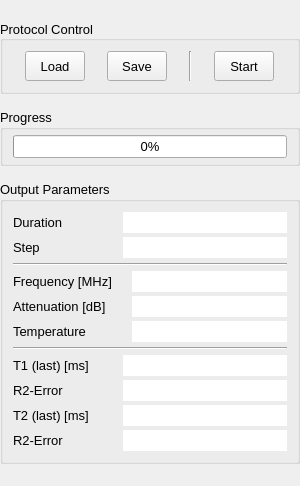
<?xml version="1.0" encoding="UTF-8"?>
<ui version="4.0">
 <class>ccRelaxometerWidget</class>
 <widget class="QWidget" name="ccRelaxometerWidget">
  <property name="geometry">
   <rect>
    <x>0</x>
    <y>0</y>
    <width>300</width>
    <height>486</height>
   </rect>
  </property>
  <property name="sizePolicy">
   <sizepolicy hsizetype="Fixed" vsizetype="Minimum">
    <horstretch>0</horstretch>
    <verstretch>0</verstretch>
   </sizepolicy>
  </property>
  <property name="minimumSize">
   <size>
    <width>300</width>
    <height>0</height>
   </size>
  </property>
  <property name="maximumSize">
   <size>
    <width>300</width>
    <height>16777215</height>
   </size>
  </property>
  <property name="windowTitle">
   <string>Form</string>
  </property>
  <layout class="QVBoxLayout" name="verticalLayout">
   <property name="spacing">
    <number>15</number>
   </property>
   <property name="leftMargin">
    <number>0</number>
   </property>
   <property name="topMargin">
    <number>20</number>
   </property>
   <property name="rightMargin">
    <number>0</number>
   </property>
   <property name="bottomMargin">
    <number>0</number>
   </property>
   <item>
    <widget class="QGroupBox" name="protocol_controls">
     <property name="sizePolicy">
      <sizepolicy hsizetype="Expanding" vsizetype="Minimum">
       <horstretch>0</horstretch>
       <verstretch>0</verstretch>
      </sizepolicy>
     </property>
     <property name="font">
      <font>
       <pointsize>10</pointsize>
      </font>
     </property>
     <property name="title">
      <string>Protocol Control</string>
     </property>
     <property name="alignment">
      <set>Qt::AlignLeading|Qt::AlignLeft|Qt::AlignVCenter</set>
     </property>
     <layout class="QVBoxLayout" name="verticalLayout_3">
      <property name="spacing">
       <number>5</number>
      </property>
      <property name="leftMargin">
       <number>10</number>
      </property>
      <property name="topMargin">
       <number>10</number>
      </property>
      <property name="rightMargin">
       <number>10</number>
      </property>
      <property name="bottomMargin">
       <number>10</number>
      </property>
      <item>
       <layout class="QHBoxLayout" name="horizontalLayout">
        <property name="spacing">
         <number>10</number>
        </property>
        <item>
         <widget class="QPushButton" name="load_btn">
          <property name="sizePolicy">
           <sizepolicy hsizetype="Fixed" vsizetype="Fixed">
            <horstretch>0</horstretch>
            <verstretch>0</verstretch>
           </sizepolicy>
          </property>
          <property name="minimumSize">
           <size>
            <width>60</width>
            <height>30</height>
           </size>
          </property>
          <property name="maximumSize">
           <size>
            <width>60</width>
            <height>30</height>
           </size>
          </property>
          <property name="font">
           <font>
            <pointsize>10</pointsize>
           </font>
          </property>
          <property name="text">
           <string>Load</string>
          </property>
         </widget>
        </item>
        <item>
         <widget class="QPushButton" name="save_btn">
          <property name="sizePolicy">
           <sizepolicy hsizetype="Fixed" vsizetype="Fixed">
            <horstretch>0</horstretch>
            <verstretch>0</verstretch>
           </sizepolicy>
          </property>
          <property name="minimumSize">
           <size>
            <width>60</width>
            <height>30</height>
           </size>
          </property>
          <property name="maximumSize">
           <size>
            <width>60</width>
            <height>30</height>
           </size>
          </property>
          <property name="font">
           <font>
            <pointsize>10</pointsize>
           </font>
          </property>
          <property name="text">
           <string>Save</string>
          </property>
         </widget>
        </item>
        <item>
         <widget class="Line" name="line_3">
          <property name="orientation">
           <enum>Qt::Vertical</enum>
          </property>
         </widget>
        </item>
        <item>
         <widget class="QPushButton" name="start_btn">
          <property name="sizePolicy">
           <sizepolicy hsizetype="Fixed" vsizetype="Fixed">
            <horstretch>0</horstretch>
            <verstretch>0</verstretch>
           </sizepolicy>
          </property>
          <property name="minimumSize">
           <size>
            <width>60</width>
            <height>30</height>
           </size>
          </property>
          <property name="maximumSize">
           <size>
            <width>60</width>
            <height>30</height>
           </size>
          </property>
          <property name="font">
           <font>
            <pointsize>10</pointsize>
           </font>
          </property>
          <property name="text">
           <string>Start</string>
          </property>
         </widget>
        </item>
       </layout>
      </item>
     </layout>
    </widget>
   </item>
   <item>
    <widget class="QGroupBox" name="groupBox">
     <property name="sizePolicy">
      <sizepolicy hsizetype="Expanding" vsizetype="Minimum">
       <horstretch>0</horstretch>
       <verstretch>0</verstretch>
      </sizepolicy>
     </property>
     <property name="font">
      <font>
       <pointsize>10</pointsize>
      </font>
     </property>
     <property name="title">
      <string>Progress</string>
     </property>
     <layout class="QHBoxLayout" name="horizontalLayout_3">
      <property name="spacing">
       <number>5</number>
      </property>
      <property name="leftMargin">
       <number>10</number>
      </property>
      <property name="topMargin">
       <number>5</number>
      </property>
      <property name="rightMargin">
       <number>10</number>
      </property>
      <property name="bottomMargin">
       <number>5</number>
      </property>
      <item>
       <widget class="QProgressBar" name="execProgress">
        <property name="value">
         <number>0</number>
        </property>
        <property name="textVisible">
         <bool>true</bool>
        </property>
       </widget>
      </item>
     </layout>
    </widget>
   </item>
   <item>
    <widget class="QGroupBox" name="OutputWidget">
     <property name="sizePolicy">
      <sizepolicy hsizetype="Expanding" vsizetype="Minimum">
       <horstretch>0</horstretch>
       <verstretch>0</verstretch>
      </sizepolicy>
     </property>
     <property name="font">
      <font>
       <pointsize>10</pointsize>
      </font>
     </property>
     <property name="title">
      <string>Output Parameters</string>
     </property>
     <layout class="QVBoxLayout" name="verticalLayout_2">
      <property name="spacing">
       <number>5</number>
      </property>
      <property name="leftMargin">
       <number>10</number>
      </property>
      <property name="topMargin">
       <number>10</number>
      </property>
      <property name="rightMargin">
       <number>10</number>
      </property>
      <property name="bottomMargin">
       <number>10</number>
      </property>
      <item>
       <layout class="QFormLayout" name="scan">
        <property name="fieldGrowthPolicy">
         <enum>QFormLayout::ExpandingFieldsGrow</enum>
        </property>
        <property name="horizontalSpacing">
         <number>20</number>
        </property>
        <property name="verticalSpacing">
         <number>4</number>
        </property>
        <item row="0" column="0">
         <widget class="QLabel" name="peakLabel">
          <property name="sizePolicy">
           <sizepolicy hsizetype="Minimum" vsizetype="Preferred">
            <horstretch>0</horstretch>
            <verstretch>0</verstretch>
           </sizepolicy>
          </property>
          <property name="minimumSize">
           <size>
            <width>90</width>
            <height>0</height>
           </size>
          </property>
          <property name="font">
           <font>
            <pointsize>10</pointsize>
            <weight>50</weight>
            <bold>false</bold>
           </font>
          </property>
          <property name="text">
           <string>Duration</string>
          </property>
          <property name="alignment">
           <set>Qt::AlignLeading|Qt::AlignLeft|Qt::AlignVCenter</set>
          </property>
         </widget>
        </item>
        <item row="0" column="1">
         <widget class="QLineEdit" name="dur_output">
          <property name="sizePolicy">
           <sizepolicy hsizetype="Expanding" vsizetype="Fixed">
            <horstretch>0</horstretch>
            <verstretch>0</verstretch>
           </sizepolicy>
          </property>
          <property name="minimumSize">
           <size>
            <width>80</width>
            <height>18</height>
           </size>
          </property>
          <property name="maximumSize">
           <size>
            <width>16777215</width>
            <height>25</height>
           </size>
          </property>
          <property name="font">
           <font>
            <pointsize>10</pointsize>
            <weight>50</weight>
            <bold>false</bold>
           </font>
          </property>
          <property name="mouseTracking">
           <bool>false</bool>
          </property>
          <property name="frame">
           <bool>false</bool>
          </property>
          <property name="alignment">
           <set>Qt::AlignRight|Qt::AlignTrailing|Qt::AlignVCenter</set>
          </property>
          <property name="readOnly">
           <bool>true</bool>
          </property>
         </widget>
        </item>
        <item row="1" column="0">
         <widget class="QLabel" name="label_4">
          <property name="minimumSize">
           <size>
            <width>90</width>
            <height>0</height>
           </size>
          </property>
          <property name="font">
           <font>
            <pointsize>10</pointsize>
           </font>
          </property>
          <property name="text">
           <string>Step</string>
          </property>
         </widget>
        </item>
        <item row="1" column="1">
         <widget class="QLineEdit" name="step_output">
          <property name="minimumSize">
           <size>
            <width>80</width>
            <height>18</height>
           </size>
          </property>
          <property name="maximumSize">
           <size>
            <width>16777215</width>
            <height>25</height>
           </size>
          </property>
          <property name="frame">
           <bool>false</bool>
          </property>
          <property name="alignment">
           <set>Qt::AlignRight|Qt::AlignTrailing|Qt::AlignVCenter</set>
          </property>
         </widget>
        </item>
       </layout>
      </item>
      <item>
       <widget class="Line" name="line_2">
        <property name="orientation">
         <enum>Qt::Horizontal</enum>
        </property>
       </widget>
      </item>
      <item>
       <layout class="QFormLayout" name="measurement">
        <property name="fieldGrowthPolicy">
         <enum>QFormLayout::ExpandingFieldsGrow</enum>
        </property>
        <property name="rowWrapPolicy">
         <enum>QFormLayout::DontWrapRows</enum>
        </property>
        <property name="horizontalSpacing">
         <number>20</number>
        </property>
        <property name="verticalSpacing">
         <number>4</number>
        </property>
        <property name="leftMargin">
         <number>0</number>
        </property>
        <property name="topMargin">
         <number>0</number>
        </property>
        <property name="rightMargin">
         <number>0</number>
        </property>
        <property name="bottomMargin">
         <number>0</number>
        </property>
        <item row="0" column="0">
         <widget class="QLabel" name="freqLabel">
          <property name="sizePolicy">
           <sizepolicy hsizetype="Minimum" vsizetype="Preferred">
            <horstretch>0</horstretch>
            <verstretch>0</verstretch>
           </sizepolicy>
          </property>
          <property name="minimumSize">
           <size>
            <width>90</width>
            <height>0</height>
           </size>
          </property>
          <property name="font">
           <font>
            <pointsize>10</pointsize>
            <weight>50</weight>
            <bold>false</bold>
           </font>
          </property>
          <property name="text">
           <string>Frequency [MHz]</string>
          </property>
          <property name="alignment">
           <set>Qt::AlignLeading|Qt::AlignLeft|Qt::AlignVCenter</set>
          </property>
         </widget>
        </item>
        <item row="0" column="1">
         <widget class="QLineEdit" name="freq_output">
          <property name="sizePolicy">
           <sizepolicy hsizetype="Expanding" vsizetype="Fixed">
            <horstretch>0</horstretch>
            <verstretch>0</verstretch>
           </sizepolicy>
          </property>
          <property name="minimumSize">
           <size>
            <width>80</width>
            <height>18</height>
           </size>
          </property>
          <property name="maximumSize">
           <size>
            <width>16777215</width>
            <height>25</height>
           </size>
          </property>
          <property name="font">
           <font>
            <pointsize>10</pointsize>
            <weight>50</weight>
            <bold>false</bold>
           </font>
          </property>
          <property name="mouseTracking">
           <bool>false</bool>
          </property>
          <property name="frame">
           <bool>false</bool>
          </property>
          <property name="alignment">
           <set>Qt::AlignRight|Qt::AlignTrailing|Qt::AlignVCenter</set>
          </property>
          <property name="readOnly">
           <bool>true</bool>
          </property>
          <property name="cursorMoveStyle">
           <enum>Qt::LogicalMoveStyle</enum>
          </property>
         </widget>
        </item>
        <item row="1" column="0">
         <widget class="QLabel" name="atLabel">
          <property name="sizePolicy">
           <sizepolicy hsizetype="Minimum" vsizetype="Preferred">
            <horstretch>0</horstretch>
            <verstretch>0</verstretch>
           </sizepolicy>
          </property>
          <property name="minimumSize">
           <size>
            <width>90</width>
            <height>0</height>
           </size>
          </property>
          <property name="font">
           <font>
            <pointsize>10</pointsize>
            <weight>50</weight>
            <bold>false</bold>
           </font>
          </property>
          <property name="text">
           <string>Attenuation [dB]</string>
          </property>
          <property name="alignment">
           <set>Qt::AlignLeading|Qt::AlignLeft|Qt::AlignVCenter</set>
          </property>
         </widget>
        </item>
        <item row="1" column="1">
         <widget class="QLineEdit" name="at_output">
          <property name="sizePolicy">
           <sizepolicy hsizetype="Expanding" vsizetype="Fixed">
            <horstretch>0</horstretch>
            <verstretch>0</verstretch>
           </sizepolicy>
          </property>
          <property name="minimumSize">
           <size>
            <width>80</width>
            <height>18</height>
           </size>
          </property>
          <property name="maximumSize">
           <size>
            <width>16777215</width>
            <height>25</height>
           </size>
          </property>
          <property name="font">
           <font>
            <pointsize>10</pointsize>
            <weight>50</weight>
            <bold>false</bold>
           </font>
          </property>
          <property name="mouseTracking">
           <bool>false</bool>
          </property>
          <property name="frame">
           <bool>false</bool>
          </property>
          <property name="alignment">
           <set>Qt::AlignRight|Qt::AlignTrailing|Qt::AlignVCenter</set>
          </property>
          <property name="readOnly">
           <bool>true</bool>
          </property>
         </widget>
        </item>
        <item row="2" column="0">
         <widget class="QLabel" name="tempLabel">
          <property name="sizePolicy">
           <sizepolicy hsizetype="Minimum" vsizetype="Preferred">
            <horstretch>0</horstretch>
            <verstretch>0</verstretch>
           </sizepolicy>
          </property>
          <property name="minimumSize">
           <size>
            <width>90</width>
            <height>0</height>
           </size>
          </property>
          <property name="font">
           <font>
            <pointsize>10</pointsize>
            <weight>50</weight>
            <bold>false</bold>
           </font>
          </property>
          <property name="text">
           <string>Temperature</string>
          </property>
          <property name="alignment">
           <set>Qt::AlignLeading|Qt::AlignLeft|Qt::AlignVCenter</set>
          </property>
         </widget>
        </item>
        <item row="2" column="1">
         <widget class="QLineEdit" name="temp_output">
          <property name="sizePolicy">
           <sizepolicy hsizetype="Expanding" vsizetype="Fixed">
            <horstretch>0</horstretch>
            <verstretch>0</verstretch>
           </sizepolicy>
          </property>
          <property name="minimumSize">
           <size>
            <width>80</width>
            <height>18</height>
           </size>
          </property>
          <property name="maximumSize">
           <size>
            <width>16777215</width>
            <height>25</height>
           </size>
          </property>
          <property name="font">
           <font>
            <pointsize>10</pointsize>
            <weight>50</weight>
            <bold>false</bold>
           </font>
          </property>
          <property name="mouseTracking">
           <bool>false</bool>
          </property>
          <property name="frame">
           <bool>false</bool>
          </property>
          <property name="alignment">
           <set>Qt::AlignRight|Qt::AlignTrailing|Qt::AlignVCenter</set>
          </property>
          <property name="readOnly">
           <bool>true</bool>
          </property>
         </widget>
        </item>
       </layout>
      </item>
      <item>
       <widget class="Line" name="line">
        <property name="orientation">
         <enum>Qt::Horizontal</enum>
        </property>
       </widget>
      </item>
      <item>
       <layout class="QFormLayout" name="results">
        <property name="fieldGrowthPolicy">
         <enum>QFormLayout::ExpandingFieldsGrow</enum>
        </property>
        <property name="horizontalSpacing">
         <number>20</number>
        </property>
        <property name="verticalSpacing">
         <number>4</number>
        </property>
        <item row="0" column="0">
         <widget class="QLabel" name="label">
          <property name="sizePolicy">
           <sizepolicy hsizetype="Minimum" vsizetype="Preferred">
            <horstretch>0</horstretch>
            <verstretch>0</verstretch>
           </sizepolicy>
          </property>
          <property name="minimumSize">
           <size>
            <width>90</width>
            <height>0</height>
           </size>
          </property>
          <property name="font">
           <font>
            <pointsize>10</pointsize>
           </font>
          </property>
          <property name="text">
           <string>T1 (last) [ms]</string>
          </property>
          <property name="alignment">
           <set>Qt::AlignLeading|Qt::AlignLeft|Qt::AlignVCenter</set>
          </property>
         </widget>
        </item>
        <item row="0" column="1">
         <widget class="QLineEdit" name="t1_output">
          <property name="minimumSize">
           <size>
            <width>80</width>
            <height>18</height>
           </size>
          </property>
          <property name="maximumSize">
           <size>
            <width>16777215</width>
            <height>25</height>
           </size>
          </property>
          <property name="font">
           <font>
            <pointsize>10</pointsize>
           </font>
          </property>
          <property name="frame">
           <bool>false</bool>
          </property>
          <property name="alignment">
           <set>Qt::AlignRight|Qt::AlignTrailing|Qt::AlignVCenter</set>
          </property>
          <property name="readOnly">
           <bool>true</bool>
          </property>
         </widget>
        </item>
        <item row="2" column="0">
         <widget class="QLabel" name="label_5">
          <property name="minimumSize">
           <size>
            <width>90</width>
            <height>0</height>
           </size>
          </property>
          <property name="font">
           <font>
            <pointsize>10</pointsize>
           </font>
          </property>
          <property name="text">
           <string>T2 (last) [ms]</string>
          </property>
         </widget>
        </item>
        <item row="2" column="1">
         <widget class="QLineEdit" name="t2_output">
          <property name="minimumSize">
           <size>
            <width>80</width>
            <height>18</height>
           </size>
          </property>
          <property name="maximumSize">
           <size>
            <width>16777215</width>
            <height>25</height>
           </size>
          </property>
          <property name="frame">
           <bool>false</bool>
          </property>
          <property name="alignment">
           <set>Qt::AlignRight|Qt::AlignTrailing|Qt::AlignVCenter</set>
          </property>
         </widget>
        </item>
        <item row="1" column="0">
         <widget class="QLabel" name="label_2">
          <property name="sizePolicy">
           <sizepolicy hsizetype="Minimum" vsizetype="Preferred">
            <horstretch>0</horstretch>
            <verstretch>0</verstretch>
           </sizepolicy>
          </property>
          <property name="minimumSize">
           <size>
            <width>90</width>
            <height>0</height>
           </size>
          </property>
          <property name="font">
           <font>
            <pointsize>10</pointsize>
           </font>
          </property>
          <property name="text">
           <string>R2-Error</string>
          </property>
          <property name="alignment">
           <set>Qt::AlignLeading|Qt::AlignLeft|Qt::AlignVCenter</set>
          </property>
         </widget>
        </item>
        <item row="1" column="1">
         <widget class="QLineEdit" name="t1r2_output">
          <property name="minimumSize">
           <size>
            <width>80</width>
            <height>18</height>
           </size>
          </property>
          <property name="maximumSize">
           <size>
            <width>16777215</width>
            <height>25</height>
           </size>
          </property>
          <property name="font">
           <font>
            <pointsize>10</pointsize>
           </font>
          </property>
          <property name="frame">
           <bool>false</bool>
          </property>
          <property name="alignment">
           <set>Qt::AlignRight|Qt::AlignTrailing|Qt::AlignVCenter</set>
          </property>
          <property name="readOnly">
           <bool>true</bool>
          </property>
         </widget>
        </item>
        <item row="3" column="0">
         <widget class="QLabel" name="label_6">
          <property name="minimumSize">
           <size>
            <width>90</width>
            <height>0</height>
           </size>
          </property>
          <property name="font">
           <font>
            <pointsize>10</pointsize>
           </font>
          </property>
          <property name="text">
           <string>R2-Error</string>
          </property>
         </widget>
        </item>
        <item row="3" column="1">
         <widget class="QLineEdit" name="t2r2_output">
          <property name="minimumSize">
           <size>
            <width>80</width>
            <height>18</height>
           </size>
          </property>
          <property name="maximumSize">
           <size>
            <width>16777215</width>
            <height>25</height>
           </size>
          </property>
          <property name="frame">
           <bool>false</bool>
          </property>
          <property name="alignment">
           <set>Qt::AlignRight|Qt::AlignTrailing|Qt::AlignVCenter</set>
          </property>
         </widget>
        </item>
       </layout>
      </item>
     </layout>
    </widget>
   </item>
   <item>
    <spacer name="verticalSpacer">
     <property name="orientation">
      <enum>Qt::Vertical</enum>
     </property>
     <property name="sizeHint" stdset="0">
      <size>
       <width>20</width>
       <height>20</height>
      </size>
     </property>
    </spacer>
   </item>
  </layout>
 </widget>
 <resources/>
 <connections/>
</ui>
